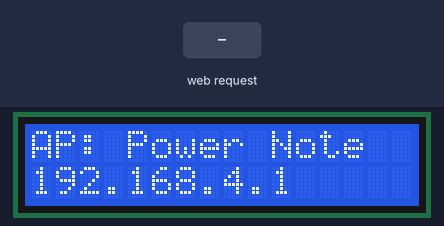
Bench run of a sketch on a simulated ESP32. On the bench: 16×2 character LCD. The inputs (shaded band) are chosen by the test bench.

Above: at 0.5 s.
At 2.4 s:
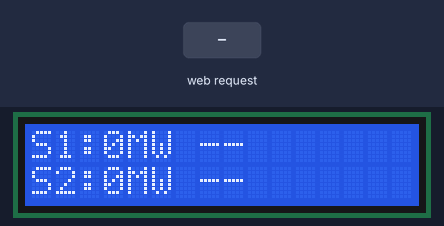
2.5 s: HTTP request GET /ack?mw1=1&mw2=1&st=1 received
At 3.6 s:
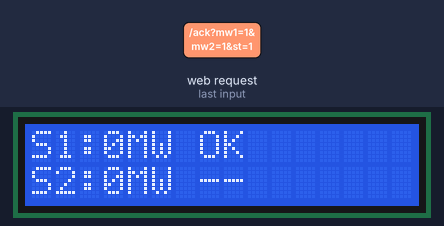
4.0 s: HTTP request GET /set?mw1=1&mw2=1&st=1 received
At 4.7 s:
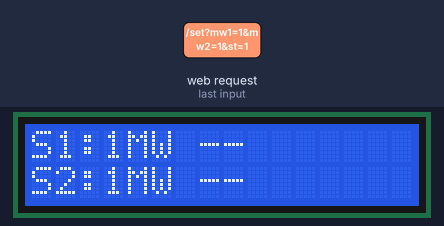
Timing chart, 0 to 7.0 s (numbered marks = the images above; inputs shaded):
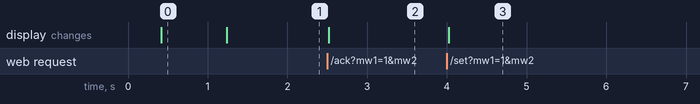

Measured:
- after the input at 2.5 s, the display: changes at once (image 2)
- after the input at 4.0 s, the display: changes at once (image 3)
- what the display in image 0 shows lasts 0.8 s, from 0.4 s to 1.2 s

The sketch:

Power_Note_Transmitter.ino
```cpp
/* The source Code from : https://github.com/riyadhasan24
 * By Md. Riyad Hasan
 */

#include <WiFi.h>
#include <WebServer.h>
#include <Wire.h>
#include <LiquidCrystal_I2C.h>

const char* apSsid = "Power Note";
const char* apPass = "12345678";

LiquidCrystal_I2C lcd(0x25, 16, 2);
WebServer server(80);

struct StationData
{
  int mw = 0;
  uint32_t version = 0;     // increments when new MW is set
  bool acked = false;
  uint32_t lastAckMs = 0;
};

StationData st1, st2;

StationData* getStation(int st)
{
  if (st == 1) return &st1;
  if (st == 2) return &st2;
  return nullptr;
}

String htmlPage()
{
  String a1 = st1.acked ? "Received" : "Not received";
  String a2 = st2.acked ? "Received" : "Not received";

  String badge1 = st1.acked ? "badge ok" : "badge wait";
  String badge2 = st2.acked ? "badge ok" : "badge wait";

  String page =

R"=====(<!doctype html>
<html lang="en">
<head>
  <meta charset="utf-8">
  <meta name="viewport" content="width=device-width,initial-scale=1,viewport-fit=cover">
  <title>Power_Note</title>
  <style>
    :root{
      --bg:#0b1220;
      --card:#0f1a33;
      --muted:#9fb0d0;
      --text:#eaf1ff;
      --line:rgba(255,255,255,.10);
      --ok:#23c55e;
      --warn:#f59e0b;
      --btn:#2563eb;
      --btn2:#1d4ed8;
      --shadow:0 10px 30px rgba(0,0,0,.35);
      --radius:16px;
    }
    *{box-sizing:border-box}
    body{
      margin:0;
      font-family:system-ui,-apple-system,Segoe UI,Roboto,Arial,sans-serif;
      background: radial-gradient(1200px 600px at 20% 0%, rgba(37,99,235,.25), transparent 55%),
                  radial-gradient(900px 600px at 90% 10%, rgba(35,197,94,.18), transparent 55%),
                  var(--bg);
      color:var(--text);
      padding: 18px;
    }
    .wrap{max-width: 720px; margin:0 auto;}
    .top{
      display:flex; align-items:flex-start; justify-content:space-between; gap:12px;
      margin-bottom: 14px;
    }
    .title h1{font-size:20px; margin:0 0 4px 0; letter-spacing:.2px}
    .title .sub{color:var(--muted); font-size:13px}
    .pill{
      border:1px solid var(--line);
      background: rgba(255,255,255,.04);
      padding:10px 12px;
      border-radius: 999px;
      font-size: 13px;
      color: var(--muted);
      white-space: nowrap;
    }
    .card{
      background: linear-gradient(180deg, rgba(255,255,255,.06), rgba(255,255,255,.03));
      border:1px solid var(--line);
      box-shadow: var(--shadow);
      border-radius: var(--radius);
      padding: 14px;
    }
    .grid{
      display:grid;
      grid-template-columns: 1fr 1fr;
      gap: 12px;
      margin-top: 12px;
    }
    .sCard{
      border:1px solid var(--line);
      background: rgba(0,0,0,.18);
      border-radius: 14px;
      padding: 12px;
      min-height: 122px;
      display:flex;
      flex-direction:column;
      justify-content:space-between;
    }
    .row{
      display:flex; align-items:center; justify-content:space-between; gap:10px;
    }
    .station{
      font-size: 14px;
      color: var(--muted);
      letter-spacing:.2px;
    }
    .badge{
      padding: 6px 10px;
      border-radius: 999px;
      font-size: 12px;
      border:1px solid var(--line);
    }
    .badge.ok{ background: rgba(35,197,94,.14); color: #bff2cf; border-color: rgba(35,197,94,.25); }
    .badge.wait{ background: rgba(245,158,11,.12); color: #ffe4b5; border-color: rgba(245,158,11,.25); }

    .field label{
      display:block;
      font-size: 13px;
      color: var(--muted);
      margin: 10px 0 6px;
    }
    .field input{
      width:100%;
      padding: 12px 12px;
      border-radius: 12px;
      border:1px solid var(--line);
      background: rgba(255,255,255,.05);
      color: var(--text);
      outline: none;
      font-size: 16px;
    }
    .field input:focus{
      border-color: rgba(37,99,235,.55);
      box-shadow: 0 0 0 4px rgba(37,99,235,.20);
    }
    .btn{
      width:100%;
      margin-top: 12px;
      padding: 12px 14px;
      border:none;
      border-radius: 14px;
      font-size: 16px;
      font-weight: 700;
      color:white;
      background: linear-gradient(180deg, var(--btn), var(--btn2));
      cursor:pointer;
    }
    .btn:active{ transform: translateY(1px); }
    .hint{
      margin-top: 10px;
      color: var(--muted);
      font-size: 12px;
      line-height: 1.5;
    }
    .mw{
      font-size: 28px;
      font-weight: 800;
      letter-spacing: .2px;
    }
    .mw small{font-size: 13px; color: var(--muted); font-weight: 600;}
    .meta{
      margin-top: 6px;
      display:flex;
      gap:10px;
      flex-wrap: wrap;
      color: var(--muted);
      font-size: 12px;
    }
    .kv{
      border:1px solid var(--line);
      background: rgba(255,255,255,.04);
      padding: 6px 10px;
      border-radius: 999px;
    }
    @media (max-width: 640px){
      body{ padding: 14px; }
      .top{ flex-direction: column; align-items: stretch; }
      .pill{ width: fit-content; }
      .grid{ grid-template-columns: 1fr; }
      .mw{ font-size: 30px; }
    }
  </style>
</head>
<body>
  <div class="wrap">
    <div class="top">
      <div class="title">
        <h1>Power_Note — Transmitter</h1>
        <div class="sub">Set MW for Station_1 and Station_2 and send instantly.</div>
      </div>
      <div class="pill">AP: <b>Power Note</b> · IP: <b>192.168.4.1</b></div>
    </div>

    <div class="card">
      <form method="GET" action="/set" autocomplete="off">
        <div class="grid">
          <div class="sCard">
            <div class="row">
              <div class="station">Station_1</div>
              <div class="badge1"></div>
            </div>

            <div class="field">
              <label for="mw1">Load (MW)</label>
              <input id="mw1" name="mw1" type="number" min="0" max="99999" inputmode="numeric" value=")=====" + String(st1.mw) + R"=====(" required>
            </div>

            <div>
              <div class="mw">)=====" + String(st1.mw) + R"=====( <small>MW</small></div>
              <div class="meta">
                <div class="kv">Status: )=====" + a1 + R"=====(</div>
                <div class="kv">v)=====" + String(st1.version) + R"=====(</div>
              </div>
            </div>
          </div>

          <div class="sCard">
            <div class="row">
              <div class="station">Station_2</div>
              <div class="badge2"></div>
            </div>

            <div class="field">
              <label for="mw2">Load (MW)</label>
              <input id="mw2" name="mw2" type="number" min="0" max="99999" inputmode="numeric" value=")=====" + String(st2.mw) + R"=====(" required>
            </div>

            <div>
              <div class="mw">)=====" + String(st2.mw) + R"=====( <small>MW</small></div>
              <div class="meta">
                <div class="kv">Status: )=====" + a2 + R"=====(</div>
                <div class="kv">v)=====" + String(st2.version) + R"=====(</div>
              </div>
            </div>
          </div>
        </div>

        <button class="btn" type="submit">Send to Stations</button>

        <div class="hint">
          Tip: Only the station whose MW value changes will trigger a new alarm.
          Receivers acknowledge by long-pressing the button.
        </div>
      </form>
    </div>
  </div>

  <script>
    // inject badges (tiny script keeps HTML string simple)
    (function(){
      const b1 = document.querySelector('.badge1');
      const b2 = document.querySelector('.badge2');
      if (b1) b1.className = ')=====" + badge1 + R"=====(';
      if (b2) b2.className = ')=====" + badge2 + R"=====(';
      if (b1) b1.textContent = ')=====" + a1 + R"=====(';
      if (b2) b2.textContent = ')=====" + a2 + R"=====(';
    })();
  </script>
</body>
</html>)=====";

  return page;
}


void showLcdStatus()
{
  lcd.clear();
  lcd.setCursor(0, 0);
  lcd.print("S1:");
  lcd.print(st1.mw);
  lcd.print("MW ");
  lcd.print(st1.acked ? "OK" : "--");

  lcd.setCursor(0, 1);
  lcd.print("S2:");
  lcd.print(st2.mw);
  lcd.print("MW ");
  lcd.print(st2.acked ? "OK" : "--");
}

// Home UI
void handleRoot()
{
  server.send(200, "text/html", htmlPage());
}

void handleSet()
{
  if (!server.hasArg("mw1") || !server.hasArg("mw2"))
  {
    server.send(400, "text/plain", "Missing mw1 or mw2");
    return;
  }

  int mw1 = server.arg("mw1").toInt();
  int mw2 = server.arg("mw2").toInt();

  if (mw1 != st1.mw)
  {
    st1.mw = mw1;
    st1.version++;
    st1.acked = false;
  }

  if (mw2 != st2.mw)
  {
    st2.mw = mw2;
    st2.version++;
    st2.acked = false;
  }

  showLcdStatus();

  server.sendHeader("Location", "/");
  server.send(302, "text/plain", "Sent Successfully");
}

void handleGet()
{
  if (!server.hasArg("st"))
  {
    server.send(400, "application/json", "{\"err\":\"missing st\"}");
    return;
  }
  int st = server.arg("st").toInt();
  StationData* s = getStation(st);
  if (!s)
  {
    server.send(400, "application/json", "{\"err\":\"invalid st\"}");
    return;
  }

  String json = "{";
  json += "\"st\":" + String(st) + ",";
  json += "\"mw\":" + String(s->mw) + ",";
  json += "\"v\":" + String(s->version) + ",";
  json += "\"acked\":" + String(s->acked ? "true" : "false");
  json += "}";

  server.send(200, "application/json", json);
}

void handleAck()
{
  if (!server.hasArg("st"))
  {
    server.send(400, "application/json", "{\"err\":\"missing st\"}");
    return;
  }
  int st = server.arg("st").toInt();
  StationData* s = getStation(st);
  if (!s)
  {
    server.send(400, "application/json", "{\"err\":\"invalid st\"}");
    return;
  }

  s->acked = true;
  s->lastAckMs = millis();
  showLcdStatus();

  String msg = "{\"ok\":true,\"msg\":\"Station-" + String(st) + " Received\"}";
  server.send(200, "application/json", msg);
}

void setup()
{
  Serial.begin(115200);

  Wire.begin();
  lcd.init();
  lcd.backlight();

  lcd.clear();
  lcd.setCursor(0, 0);
  lcd.print("Power_Note");
  lcd.setCursor(0, 1);
  lcd.print("Starting AP...");

  WiFi.mode(WIFI_AP);
  WiFi.softAP(apSsid, apPass);

  delay(300);
  IPAddress ip = WiFi.softAPIP(); // usually 192.168.4.1

  lcd.clear();
  lcd.setCursor(0, 0);
  lcd.print("AP: Power Note");
  lcd.setCursor(0, 1);
  lcd.print(ip.toString());

  server.on("/", handleRoot);
  server.on("/set", handleSet);
  server.on("/get", handleGet);
  server.on("/ack", handleAck);

  server.begin();

  delay(800);
  showLcdStatus();
}

void loop()
{
  server.handleClient();
}
```
